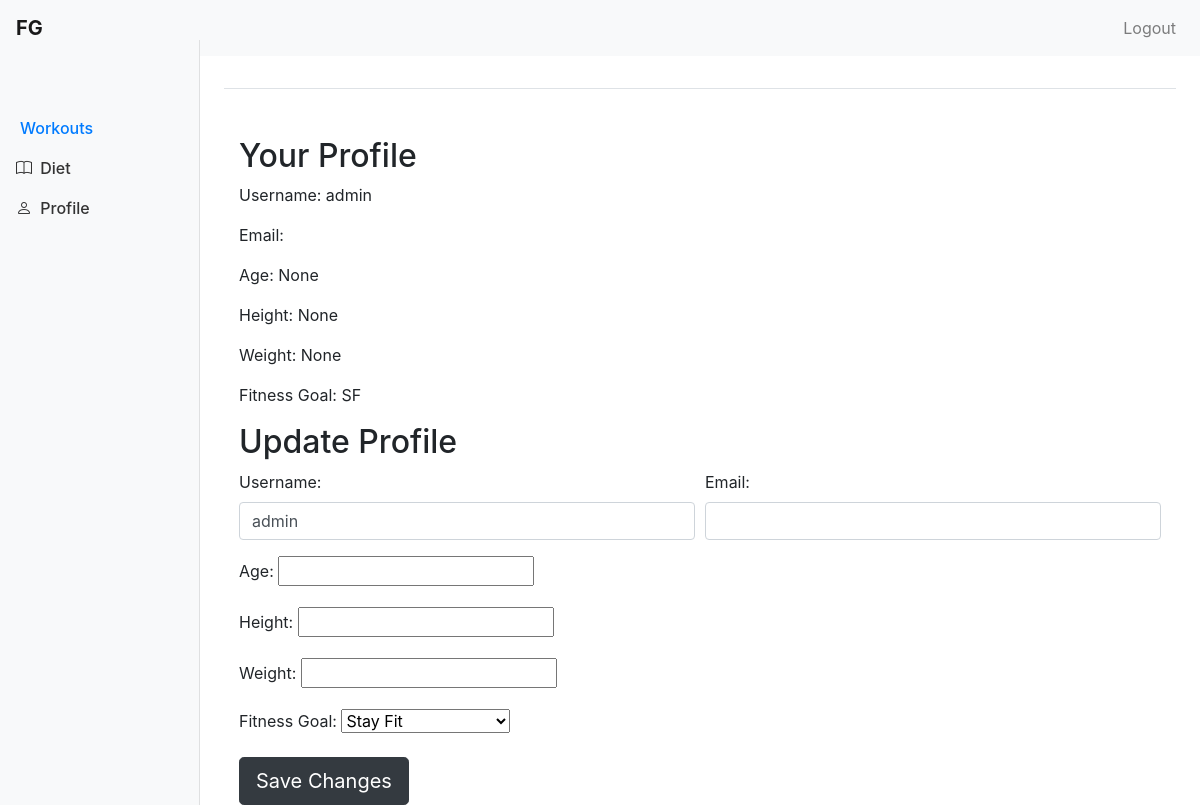
The page /users/profile/ (signed in) on the database its author committed.
### users/models.py (models this page shows, shortened)
class Profile(models.Model):
    user = models.OneToOneField(User, on_delete=models.CASCADE)
    age = models.PositiveIntegerField(blank=True, null=True)
    GENDER_CHOICES = [
        ('M', 'Male'),
        ('F', 'Female'),
        ('O', 'Other'),
    ]
    gender = models.CharField(
        max_length=1,
        choices=GENDER_CHOICES,
        blank=True,  # Make this field optional
    )
    FITNESS_GOALS_CHOICES = [
        ('SF', 'Stay Fit'),
        ('LW', 'Lose Weight'),
        ('BM', 'Build Muscle'),
        ('KF', 'Keep Fit'),
        ('IE', 'Improve Endurance'),
    ]
    fitness_goal = models.CharField(
        max_length=20,
        choices=FITNESS_GOALS_CHOICES,
        default='SF'
    )
    height = models.DecimalField(max_digits=5, decimal_places=2, blank=True, null=True)
    weight = models.DecimalField(max_digits=5, decimal_places=2, blank=True, null=True)

### users/views.py (the view)
# urls.py: path('profile/', profile, name='users-profile'),
@login_required
def profile(request):
    if request.method == 'POST':
        user_form = UpdateUserForm(request.POST, instance=request.user)
        profile_form = UpdateProfileForm(request.POST, request.FILES, instance=request.user.profile)
        if user_form.is_valid() and profile_form.is_valid():
            user_form.save()
            profile_form.save()
            messages.success(request, 'Your Profile is updated successfully')
            return redirect(to='dashboard')
    else:
        user_form = UpdateUserForm(instance=request.user)
        profile_form = UpdateProfileForm(instance=request.user.profile)
    return render(request, 'profile.html', {'user_form': user_form, 'profile_form': profile_form})

### users/forms.py
class UpdateUserForm(forms.ModelForm):
    username = forms.CharField(max_length=100, required=True,
                               widget=forms.TextInput(attrs={'class': 'form-control'}))
    email = forms.EmailField(required=True,
                             widget=forms.TextInput(attrs={'class': 'form-control'}))
    class Meta:
        model = User
        fields = ['username', 'email']

class UpdateProfileForm(forms.ModelForm):
    class Meta:
        model = Profile
        fields = ['fitness_goal', 'age', 'height', 'weight']

### templates/profile.html (shortened to what this page needs)
{% extends 'dashboard_base.html' %}
{% block content %}
<div class="container mt-5">
        <h2>Your Profile</h2>
        <p>Username: {{ user_form.instance.username }}</p>
        <p>Email: {{ user_form.instance.email }}</p>
        <p>Age: {{ profile_form.instance.age }}</p>
        <p>Height: {{ profile_form.instance.height }}</p>
        <p>Weight: {{ profile_form.instance.weight }}</p>
        <p>Fitness Goal: {{ profile_form.instance.fitness_goal }}</p>
        <h2>Update Profile</h2>
        <form method="post" enctype="multipart/form-data">
            <div class="form-row">
                <div class="col-md-6 form-group">
                    <label for="{{ user_form.username.id_for_label }}">Username:</label>
                    {{ user_form.username }}
                </div>
                <div class="col-md-6 form-group">
                    <label for="{{ user_form.email.id_for_label }}">Email:</label>
                    {{ user_form.email }}
                </div>
            </div>
            <div class="form-group">
                <label for="{{ profile_form.age.id_for_label }}">Age:</label>
                {{ profile_form.age }}
            </div>
            <div class="form-group">
                <label for="{{ profile_form.height.id_for_label }}">Height:</label>
                {{ profile_form.height }}
            </div>
            <div class="form-group">
                <label for="{{ profile_form.weight.id_for_label }}">Weight:</label>
                {{ profile_form.weight }}
            </div>
            <div class="form-group">
                <label for="{{ profile_form.fitness_goal.id_for_label }}">Fitness Goal:</label>
                {{ profile_form.fitness_goal }}
            </div>
            <button type="submit" class="btn btn-dark btn-lg">Save Changes</button>
        </form>
</div>
{% endblock %}

### templates/dashboard_base.html (style rules this page uses)
body { padding-top: 0px; }

### rows shown on the page
Profile: instance.age "None", instance.height "None", instance.weight "None", instance.fitness_goal "SF", fitness_goal "Stay Fit"

### other values the page prints
{{ user_form.instance.username }} "admin"
